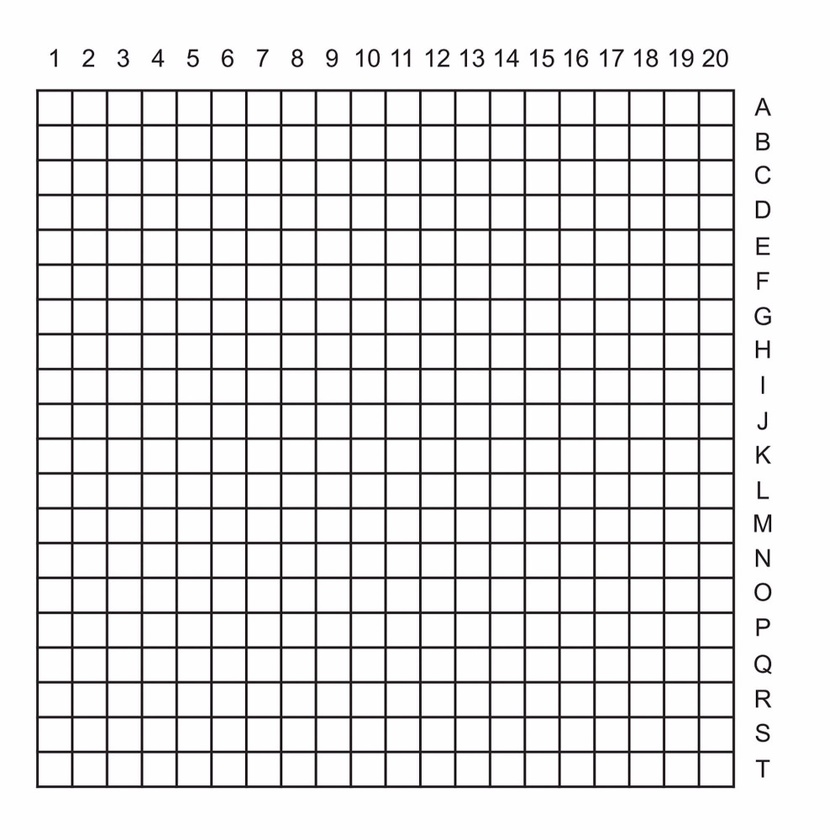
#> input picture grid.jpg, 840 x 840 px, shrunk from 1000 x 1000 before the run, found by its file name
$ jupyter execute 'Corner Detection.ipynb'
#> lines starting #> are read from the running program, lines starting #| are printed output that depends on the picture; after the words box and inside, x2 and y2 are one past the last pixel; in counts of white or black regions, pixels touching at a corner belong together
[cell 1]
import cv2
import numpy as np
image=cv2.imread('./images/grid.jpg')
#> image is the input picture: shape (840, 840, 3); mean B, G, R 229.2, 228.8, 229.3
gray_image=cv2.cvtColor(image,cv2.COLOR_BGR2GRAY)
gray=np.float32(gray_image)
harris_corner=cv2.cornerHarris(gray,3,3,0.05) #blocksize and aperture size 3,3
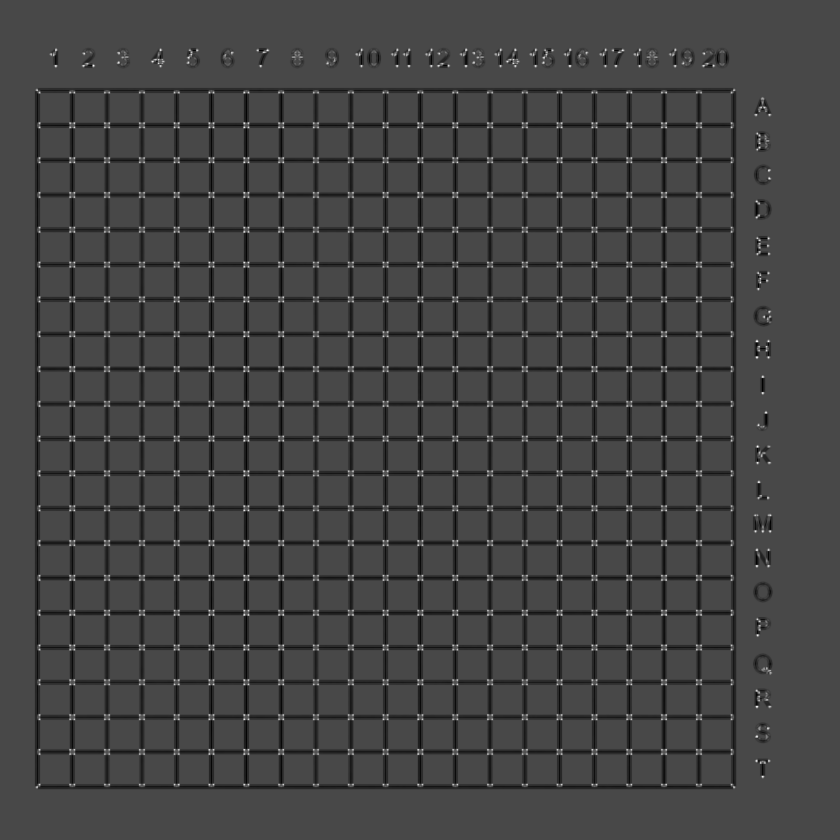
#> harris_corner: shape (840, 840) float32; min -95966312, max 243752480, mean -6778102.5; drawn with min black and max white
kernal=np.ones((7,7),np.uint8)
#dilate to indicate corners
harris_corner=cv2.dilate(harris_corner,kernal,2)
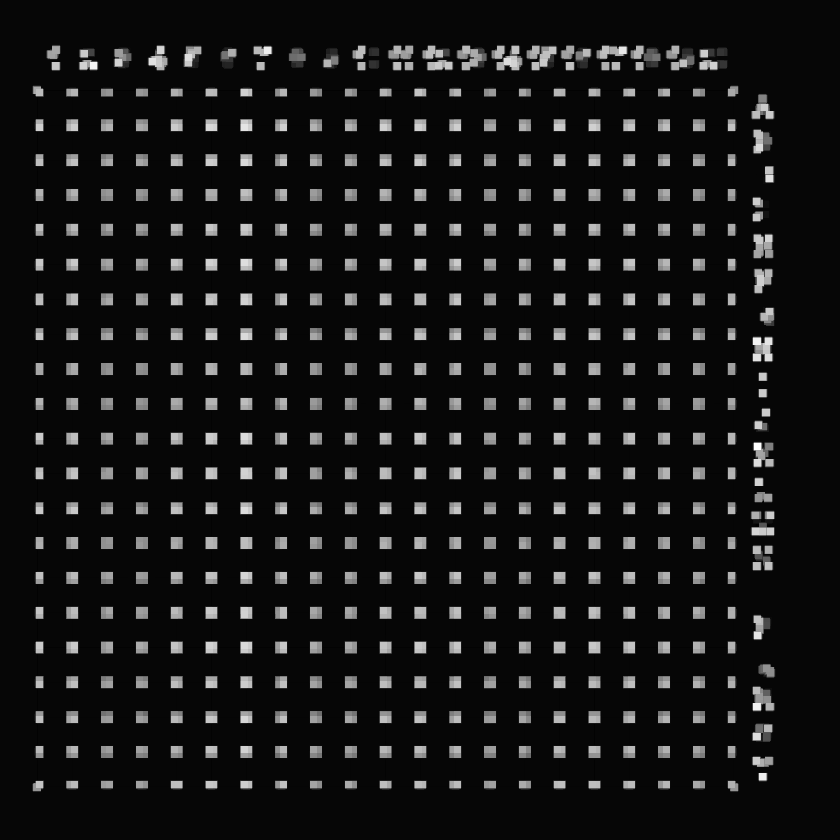
#> harris_corner: shape (840, 840) float32; min -6256320, max 243752480, mean 15859853; drawn with min black and max white
image[harris_corner>0.025*harris_corner.max()]=[255,170,170]
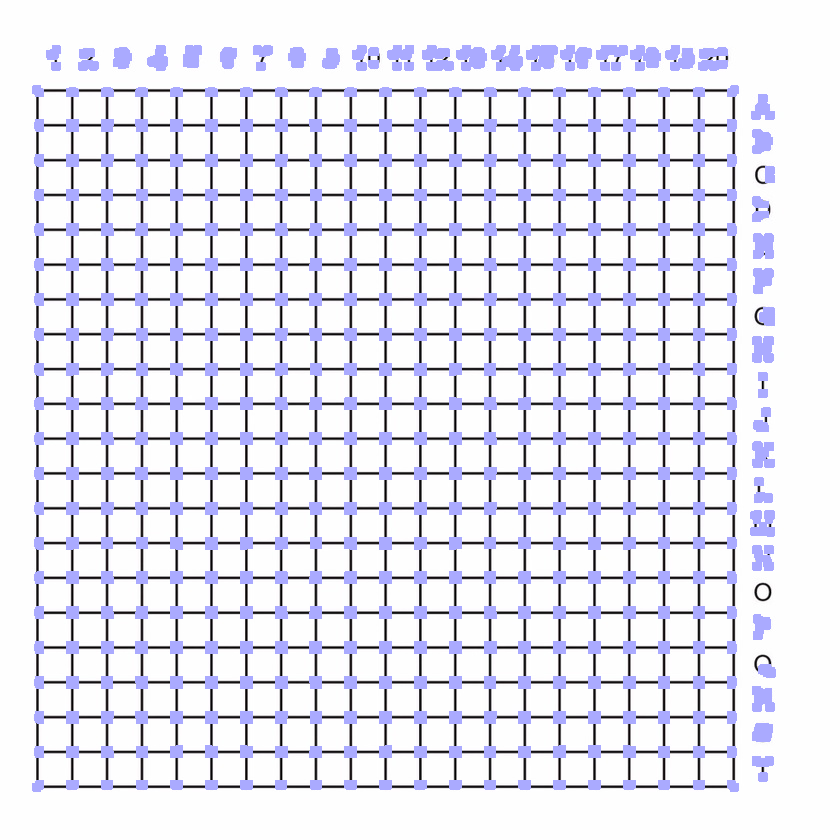
#> image: shape (840, 840, 3); 12.07% of pixels changed, all inside (x1, y1, x2, y2) = (32, 45, 776, 792)
cv2.imshow('image',image)
cv2.waitKey()
cv2.destroyAllWindows()

[cell 2]
import cv2
import numpy as np
image=cv2.imread('./images/grid.jpg')
gray_image=cv2.cvtColor(image,cv2.COLOR_BGR2GRAY)
corners=cv2.goodFeaturesToTrack(gray,10000,0.01,15) #min_edges=100, min_distance=15
#> corners = 515 rows, first 8: [267, 50], [764, 107], [622, 50], [515, 49], [152, 61], [188, 57], [756, 736], [769, 170]
for corner in corners:
    x,y=corner[0]
    x=int(x)
    y=int(y)
    cv2.rectangle(image,(x-10,y-10),(x+10,y+10),(255,0,0),4)
#> this loop made 515 passes
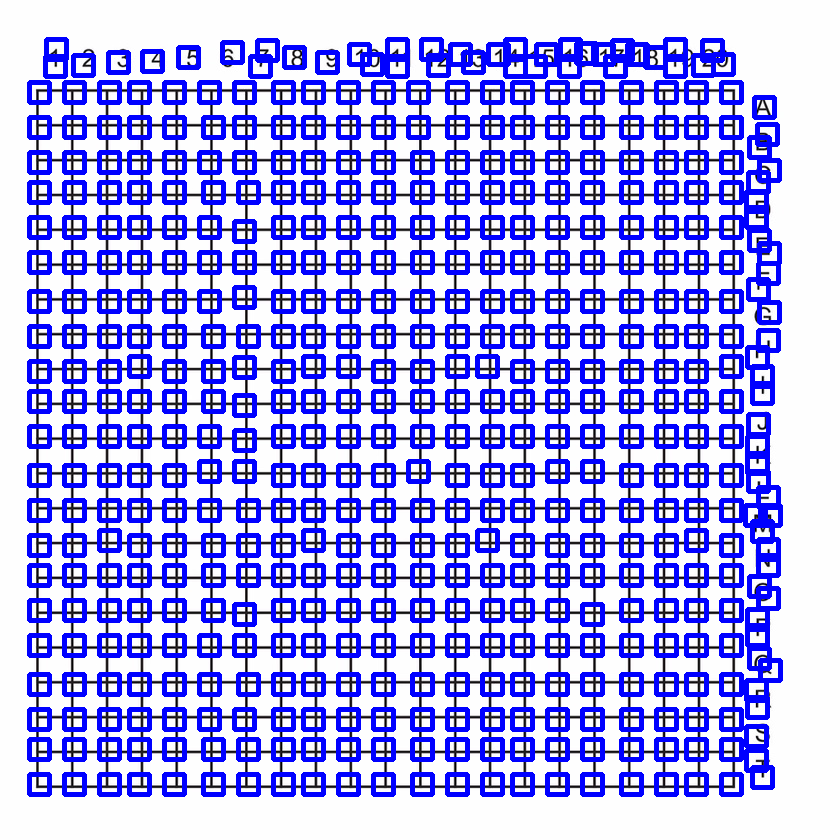
#> image: shape (840, 840, 3); mean B, G, R 237.2, 166.2, 166.6
cv2.imshow('image',image)
cv2.waitKey()
cv2.destroyAllWindows()
